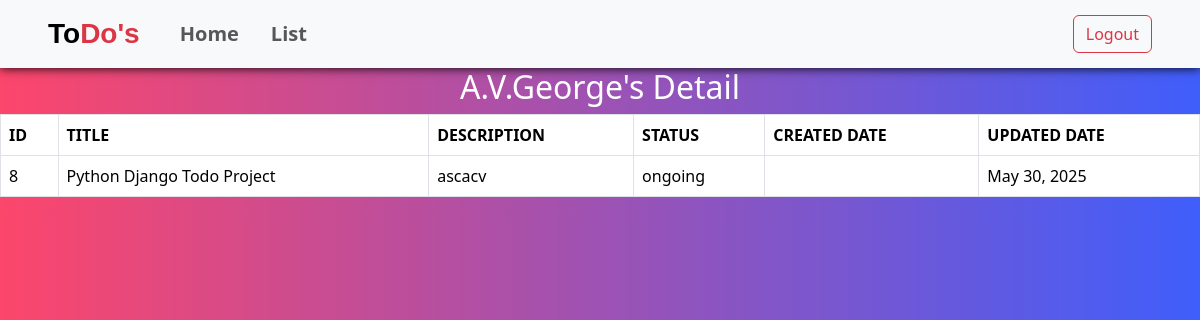
The page /todo/detail/8/ (signed in) on the database its author committed.
### Todoapp/models.py (models this page shows, shortened)
class Todo(models.Model):
    title = models.CharField(max_length=60)
    description = models.TextField()
    options  = {
    'pending' : 'pending',
    'completed' : 'completed',
    'ongoing' : 'ongoing'
    }
    status = models.CharField(max_length=50,choices=options)
    created_date = models.DateField(auto_now_add=True)
    updated_date=models.DateField(auto_now=True)
    user = models.ForeignKey(User,on_delete=models.CASCADE)

### Todoapp/views.py (the view)
# urls.py: path('todo/detail/<int:pk>/',views.TodoDetailView.as_view(),name='todo-detail'),
class TodoDetailView(View):
    def get (self,request,*args,**kwargs):
        id=kwargs.get("pk")
        todo_obj=Todo.objects.get(id=id,user=request.user)# only the particular user can see their detail of their own list
        return render (request,'tododetail.html',{'data':todo_obj})

### Todoapp/templates/tododetail.html (shortened to what this page needs)
{%extends 'base.html'%}
{%block main_block%}
<h2 style="text-align: center; color: white;">{{request.user}}'s Detail</h2>
    <table class="table table-bordered">
        <tr>
            <th>ID</th>
            <th>TITLE</th>
            <th>DESCRIPTION</th>
            <th>STATUS</th>
            <th>CREATED DATE</th>
            <th>UPDATED DATE</th>
        </tr>
        <tr>
            <td>{{data.id}}</td>
            <td>{{data.title}}</td>
            <td>{{data.description}}</td>
            <td>{{data.status}}</td>
            <td>{{data.created_data}}</td>
            <td>{{data.updated_date}}</td>
        </tr>
    </table>
{%endblock%}

### Todoapp/templates/base.html (style rules this page uses)
body { background: linear-gradient(90deg, #FC466B 0%, #3F5EFB 100%) }

### rows shown on the page
Todo: id "8", title "Python Django Todo Project", description "ascacv", status "ongoing", updated_date "May 30, 2025"

### other values the page prints
{{ request.user }} "A.V.George"
